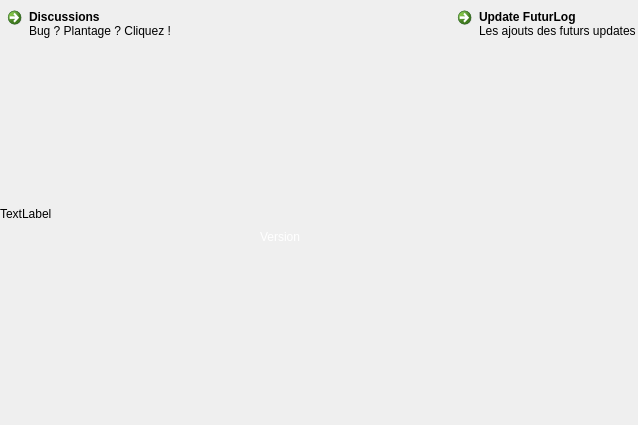
<?xml version="1.0" encoding="UTF-8"?>
<ui version="4.0">
 <class>About</class>
 <widget class="QWidget" name="About">
  <property name="geometry">
   <rect>
    <x>0</x>
    <y>0</y>
    <width>638</width>
    <height>425</height>
   </rect>
  </property>
  <property name="windowTitle">
   <string>Form</string>
  </property>
  <widget class="QLabel" name="IMG">
   <property name="geometry">
    <rect>
     <x>0</x>
     <y>0</y>
     <width>638</width>
     <height>427</height>
    </rect>
   </property>
   <property name="text">
    <string>TextLabel</string>
   </property>
  </widget>
  <widget class="QCommandLinkButton" name="Discut">
   <property name="geometry">
    <rect>
     <x>0</x>
     <y>0</y>
     <width>191</width>
     <height>61</height>
    </rect>
   </property>
   <property name="styleSheet">
    <string notr="true">background-color: rgb(255, 255, 255);
color: rgb(0, 0, 0);</string>
   </property>
   <property name="text">
    <string>Discussions</string>
   </property>
   <property name="description">
    <string>Bug ? Plantage ? Cliquez !</string>
   </property>
  </widget>
  <widget class="QCommandLinkButton" name="Discut_2">
   <property name="geometry">
    <rect>
     <x>450</x>
     <y>0</y>
     <width>191</width>
     <height>61</height>
    </rect>
   </property>
   <property name="styleSheet">
    <string notr="true">background-color: rgb(255, 255, 255);
color: rgb(0, 0, 0);</string>
   </property>
   <property name="text">
    <string>Update FuturLog</string>
   </property>
   <property name="description">
    <string>Les ajouts des futurs updates</string>
   </property>
  </widget>
  <widget class="QLabel" name="label">
   <property name="geometry">
    <rect>
     <x>260</x>
     <y>230</y>
     <width>47</width>
     <height>13</height>
    </rect>
   </property>
   <property name="styleSheet">
    <string notr="true">color: rgb(255, 255, 255);</string>
   </property>
   <property name="text">
    <string>Version</string>
   </property>
  </widget>
  <widget class="QLabel" name="Version">
   <property name="geometry">
    <rect>
     <x>300</x>
     <y>230</y>
     <width>47</width>
     <height>13</height>
    </rect>
   </property>
   <property name="styleSheet">
    <string notr="true">color: rgb(255, 255, 255);</string>
   </property>
   <property name="text">
    <string/>
   </property>
  </widget>
 </widget>
 <resources/>
 <connections/>
</ui>
